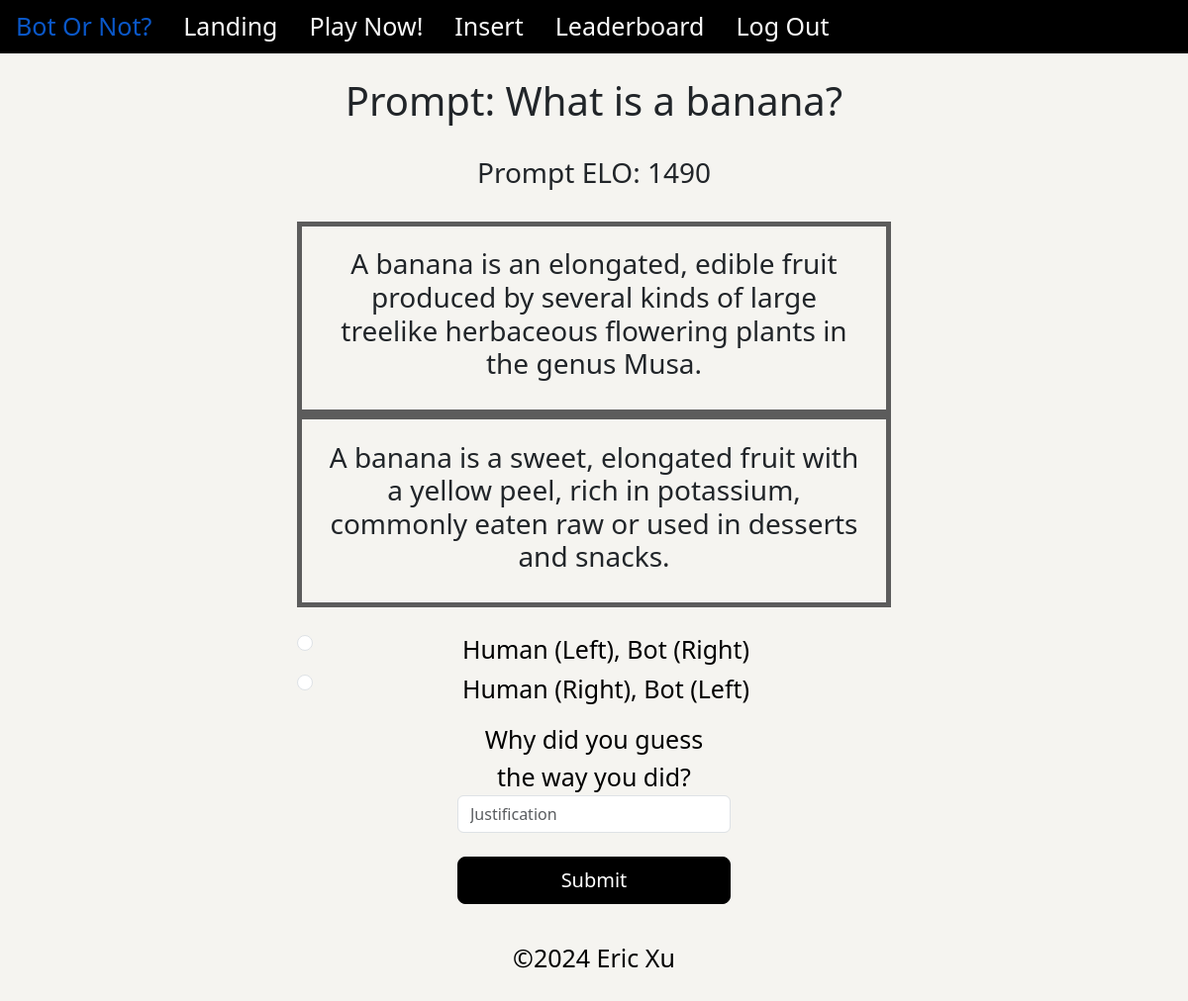
Screenshot of /game (signed in) with the database file from the repository.
### tables this page shows
CREATE TABLE prompts (
    id INTEGER PRIMARY KEY AUTOINCREMENT,
    created TIMESTAMP NOT NULL DEFAULT CURRENT_TIMESTAMP,
    username TEXT NOT NULL,
    promptText TEXT NOT NULL,
    humanText TEXT NOT NULL,
    botText TEXT NOT NULL,
    elo INTEGER NOT NULL DEFAULT 1500,
    votes INTEGER NOT NULL DEFAULT 0
);

### flask_app.py (the view, shortened to what this page needs)
@app.route('/game', methods=["GET", "POST"])
def game():
    if "user_id" not in session:
        flash('Please create an account first.')
        return redirect("/")
    user_id = session["user_id"]
    conn = get_db_connection()
    user = conn.execute("SELECT * FROM users WHERE id = ?", (user_id,)).fetchone()
    format = random.randint(1,2)
    promptIndices = conn.execute('SELECT COUNT(*) AS prompt_count FROM prompts').fetchone()['prompt_count']
    promptIndex = random.randint(1,promptIndices)
    prompt = conn.execute('SELECT * FROM prompts WHERE id = ?',(promptIndex,)).fetchone()
    if format == 1:
        """ Bot Human """
        text1 = prompt['botText']
        text2 = prompt['humanText']
    else:
        text1 = prompt['humanText']
        text2 = prompt['botText']
    """ Game Logic """
    conn.commit()
    conn.close()
    return render_template('game.html',text1=text1, text2=text2, prompt=prompt,user=user)

### helpers.py (called while the page is built)
def get_db_connection():
    conn = sqlite3.connect('site.db')
    conn.row_factory = sqlite3.Row
    return conn

### templates/game.html (shortened to what this page needs)
{% extends "base.html" %}
{% block main %}
<div class="container-fluid">
    <div class="text-center row">
        <h1 class="game-padding">Prompt: {{ prompt['promptText'] }}</h1>
    </div>
    <div class="row center">
        <h3>Prompt ELO: {{ prompt['elo'] }}</h3>
    </div>
    <form action="/game" method="POST">
        <div class="text-center row game-padding">
            <div class="col">
                <div class="text-card">
                    <h3 class="game-padding">{{ text1 }}</h3>
                </div>
            </div>
            <div class="col">
                <div class="text-card">
                    <h3 class="game-padding">{{ text2 }}</h3>
                </div>
            </div>
        </div>
        <div class="col center">
            <div class="form-check">
                <input class="form-check-input" type="radio" name="response1" value="human1" id="response1">
                <label class="form-check-label game-text" for="response1">
                    Human (Left), Bot (Right)
                </label>
            </div>
            <div class="form-check">
                <input class="form-check-input" type="radio" name="response1" value="bot1" id="response1">
                <label class="form-check-label game-text" for="response1">
                    Human (Right), Bot (Left)
                </label>
            </div>
            <div class="row form-group game-padding center">
                <label for="formGroupExampleInput" class="game-text large-tight">Why did you guess the way you did?</label>
                <input type="text" class="form-control large-tight" name="justification" placeholder="Justification">
            </div>
            <div class="row game-padding center">
                <button class="btn btn-primary btn-lg large-tight" type="submit">Submit</button>
            </div>
        </div>
    </form>
</div>
{% endblock %}

### static/styles.css (style rules this page uses)
.container-fluid { width: 100%; max-width: none; padding-left: 0; padding-right: 0; background-color: #f5f4f0; }
.btn, .btn-primary { background-color: #000000 !important; border-color: #000000 !important; }
.game-text { color: #000000; font-size: 25px; }
.game-padding { padding-left: 2%; padding-right: 2%; padding-top: 2%; padding-bottom: 2%; }
.text-card { width: 600px; height: auto; min-height: 60px; margin: auto; border: 5px solid rgb(92, 92, 92); background-color: solid rgb(77, 77, 77); padding:10px; word-wrap:break-word; }
.large-tight { width: 500px; }
.center { margin: auto; width: 50%; }

### rows the page displays
prompts: promptText "What is a banana?", elo "1490", humanText "A banana is an elongated, edible fruit produced by several kinds of large treelike herbaceous flowering plants in the genus Musa.", botText "A banana is a sweet, elongated fruit with a yellow peel, rich in potassium, commonly eaten raw or used in desserts and snacks."
